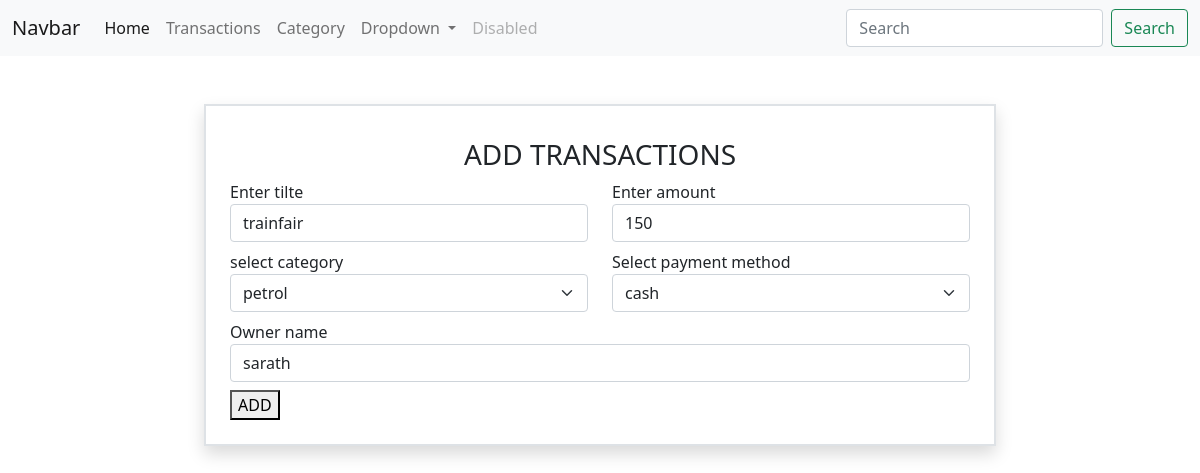
The app's page /transactions/10/change with its own data.
### myapp/models.py (models this page shows, shortened)
class Transactions(models.Model):
    title=models.CharField(max_length=200)
    amount=models.PositiveIntegerField()
    category_object=models.ForeignKey(Category,on_delete=models.CASCADE)
    payment_options=(
        ("cash","cash"),
        ("upi","upi"),
        ("card","card")
    )
    payment_method=models.CharField(max_length=200,choices=payment_options,default="cash")
    created_date=models.DateTimeField(auto_now_add=True)
    owner=models.CharField(max_length=200)

### myapp/views.py (the view, shortened to what this page needs)
# urls.py: path('transactions/<int:pk>/change',views.TransactionsUpdateView.as_view(),name="transaction-edit"),
class TransactionsUpdateView(View):
    def get(self,request,*args,**kwargs):
        id=kwargs.get('pk')
        trans_obj=Transactions.objects.get(id=id)
        form_instance=TransactionsForm(instance=trans_obj)
        return render(request,"transaction_edit.html",{"form":form_instance})

### myapp/forms.py
class TransactionsForm(forms.ModelForm):
    class Meta:
        model=Transactions
        fields=["title","amount","category_object","payment_method","owner"]
        widgets={
            "title":forms.TextInput(attrs={"class":"form-control mb-2"}),
            "amount":forms.NumberInput(attrs={"class":"form-control mb-2"}),
            "category_object":forms.Select(attrs={"class":"form-control form-select mb-2"}),
            "payment_method":forms.Select(attrs={"class":"form-control form-select mb-2"}),
            "owner":forms.TextInput(attrs={"class":"form-control mb-2"}),
        }

### myapp/models.py (called while the page is built)
    def __str__(self):
        return self.name

### myapp/templates/transaction_edit.html (shortened to what this page needs)
{%extends 'base.html'%}
{%block main_block%}
<div class="contianer">
    <div class="row mt-5">
        <div class="col-2"></div>
        <div class="col-8">
            <form action="" method="POST" class="border border-2 p-4 shadow">
                <h3 class="text-center my-2"> ADD TRANSACTIONS</h3>
                <div class="row">
                    <div class="col-6">
                        <label for="">Enter tilte</label>
                        {{form.title}}
                    </div>
                    <div class="col-6">
                        <label for="">Enter amount</label>
                        {{form.amount}}
                    </div>
                </div>
                <div class="row">
                    <div class="col-6">
                        <label for="">select category</label>
                        {{form.category_object}}
                    </div>
                    <div class="col-6">
                        <label for="">Select payment method</label>
                        {{form.payment_method}}
                    </div>
                </div>
                <div class="row">
                    <div class="col-12">
                        <label for="">Owner name</label>
                        {{form.owner}}
                    </div>
                </div>
                <button type="submit">ADD</button>
            </form>
        </div>
        <div class="col-2"></div>
    </div>
</div>
{%endblock%}

### records on screen
Transactions: title "trainfair", amount "150", category_object "petrol", payment_method "cash", owner "sarath"
